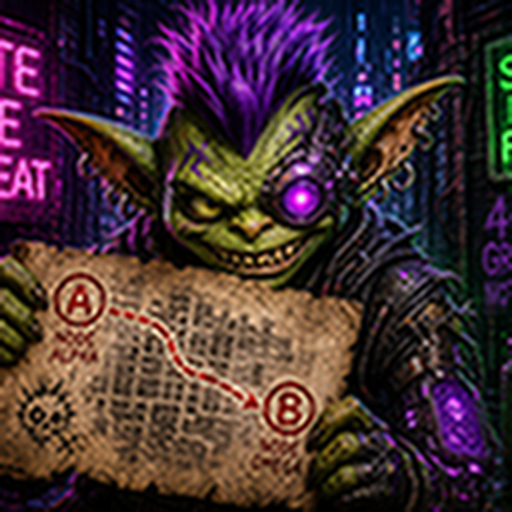
#> input picture warmap.png, 1024 x 1024 px (shown at 1/2 size)
$ python sync_app_icon.py
#> lines starting #> are read from the running program, lines starting #| are printed output that depends on the picture
#!/usr/bin/env python3
"""Build iOS AppIcon set and Feather listing icon from warmap.png."""

from __future__ import annotations

import json
from pathlib import Path

from PIL import Image

ROOT = Path(__file__).resolve().parents[1]
SOURCE = ROOT / "warmap.png"
APPICON_DIR = ROOT / "WarMap/Assets.xcassets/AppIcon.appiconset"
FEATHER_ICON = ROOT / "icons/feather-icon.png"
FEATHER_ICON_SIZE = 512
FEATHER_ICON_BG = (12, 10, 18)


def feather_listing_icon(source: Image.Image) -> Image.Image:
    """Opaque square icon for Feather/AltStore (transparent PNGs often show blank)."""
    resized = source.resize((FEATHER_ICON_SIZE, FEATHER_ICON_SIZE), Image.Resampling.LANCZOS)
    background = Image.new("RGB", (FEATHER_ICON_SIZE, FEATHER_ICON_SIZE), FEATHER_ICON_BG)
    background.paste(resized, mask=resized.split()[3])
    return background

# (idiom, size label, scale, pixel edge length, filename)
ICON_SPECS: list[tuple[str, str, str, int, str]] = [
    ("iphone", "20x20", "2x", 40, "AppIcon-20@2x.png"),
    ("iphone", "20x20", "3x", 60, "AppIcon-20@3x.png"),
    ("iphone", "29x29", "2x", 58, "AppIcon-29@2x.png"),
    ("iphone", "29x29", "3x", 87, "AppIcon-29@3x.png"),
    ("iphone", "40x40", "2x", 80, "AppIcon-40@2x.png"),
    ("iphone", "40x40", "3x", 120, "AppIcon-40@3x.png"),
    ("iphone", "60x60", "2x", 120, "AppIcon-60@2x.png"),
    ("iphone", "60x60", "3x", 180, "AppIcon-60@3x.png"),
    ("ipad", "20x20", "1x", 20, "AppIcon-20~ipad.png"),
    ("ipad", "20x20", "2x", 40, "AppIcon-20@2x~ipad.png"),
    ("ipad", "29x29", "1x", 29, "AppIcon-29~ipad.png"),
    ("ipad", "29x29", "2x", 58, "AppIcon-29@2x~ipad.png"),
    ("ipad", "40x40", "1x", 40, "AppIcon-40~ipad.png"),
    ("ipad", "40x40", "2x", 80, "AppIcon-40@2x~ipad.png"),
    ("ipad", "76x76", "1x", 76, "AppIcon-76~ipad.png"),
    ("ipad", "76x76", "2x", 152, "AppIcon-76@2x~ipad.png"),
    ("ipad", "83.5x83.5", "2x", 167, "AppIcon-83.5@2x~ipad.png"),
    ("ios-marketing", "1024x1024", "1x", 1024, "AppIcon-1024.png"),
]


def load_source() -> Image.Image:
    if not SOURCE.is_file():
        raise FileNotFoundError(f"Missing app icon source: {SOURCE}")
    image = Image.open(SOURCE).convert("RGBA")
    if image.size != (1024, 1024):
        image = image.resize((1024, 1024), Image.Resampling.LANCZOS)
    return image


def write_png(path: Path, image: Image.Image) -> None:
    path.parent.mkdir(parents=True, exist_ok=True)
    image.save(path, format="PNG", optimize=True)


def build_contents_json() -> dict:
    images = []
    for idiom, size, scale, _pixels, filename in ICON_SPECS:
        entry: dict[str, str] = {
            "filename": filename,
            "idiom": idiom,
            "scale": scale,
            "size": size,
        }
        if idiom == "ios-marketing":
            entry.pop("scale", None)
        images.append(entry)
    return {"images": images, "info": {"author": "xcode", "version": 1}}


def main() -> int:
    source = load_source()
    APPICON_DIR.mkdir(parents=True, exist_ok=True)

    for _idiom, _size, _scale, pixels, filename in ICON_SPECS:
        resized = source.resize((pixels, pixels), Image.Resampling.LANCZOS)
        write_png(APPICON_DIR / filename, resized)
#> this loop made 18 passes
#> pass 1, in main, `resized = source.resize((pixels, pixels), Image.Resampling.LANCZOS)`:
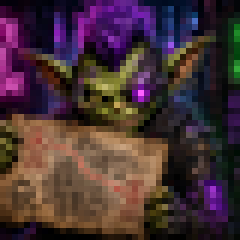
#> resized: PIL image 40x40 RGBA (shown 6 times larger); mean R, G, B, A 70.8, 48.9, 53.3, 255
#> pass 2, in main, `resized = source.resize((pixels, pixels), Image.Resampling.LANCZOS)`:
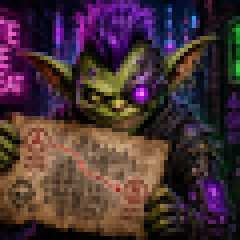
#> resized: PIL image 60x60 RGBA (shown 4 times larger); mean R, G, B, A 70.8, 48.9, 53.3, 255
#> pass 3, in main, `resized = source.resize((pixels, pixels), Image.Resampling.LANCZOS)`:
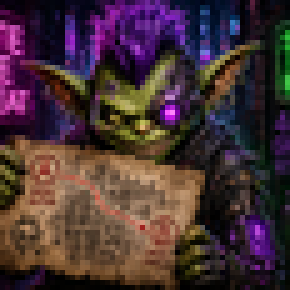
#> resized: PIL image 58x58 RGBA (shown 5 times larger); mean R, G, B, A 70.8, 48.9, 53.3, 255

    write_png(SOURCE, source)
    write_png(FEATHER_ICON, feather_listing_icon(source))
#> in feather_listing_icon, `resized = source.resize((FEATHER_ICON_SIZE, FEATHER_ICON_SIZE), Image...`:
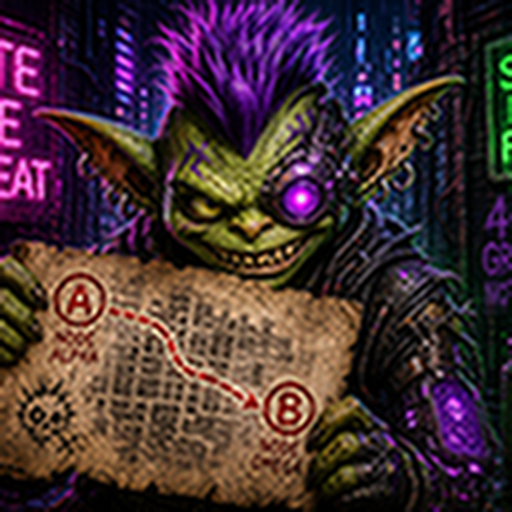
#> resized: PIL image 512x512 RGBA; mean R, G, B, A 70.8, 48.8, 53.2, 255
#> in feather_listing_icon, `background = Image.new("RGB", (FEATHER_ICON_SIZE, FEATHER_ICON_SIZE), ..`:
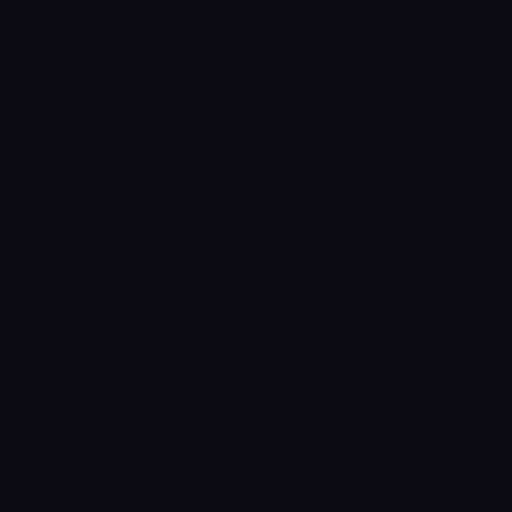
#> background: PIL image 512x512 RGB; mean R, G, B 12, 10, 18

    contents_path = APPICON_DIR / "Contents.json"
    contents_path.write_text(json.dumps(build_contents_json(), indent=2) + "\n", encoding="utf-8")
    print(f"Wrote {len(ICON_SPECS)} icons to {APPICON_DIR}")
    print(f"Feather icon: {FEATHER_ICON}")
    return 0


if __name__ == "__main__":
    raise SystemExit(main())
#> (the program exits here)
